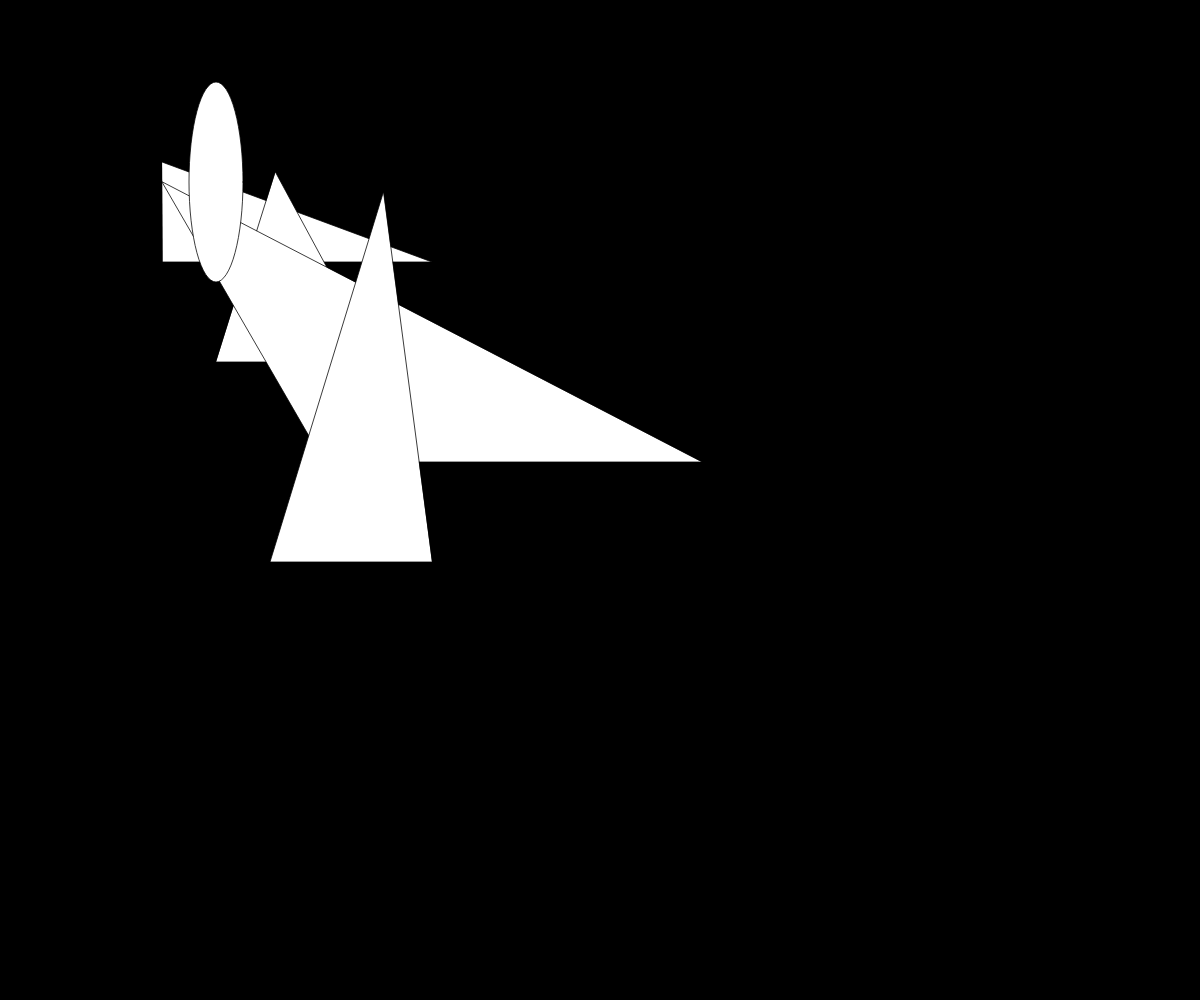
Frame 1 (no input)
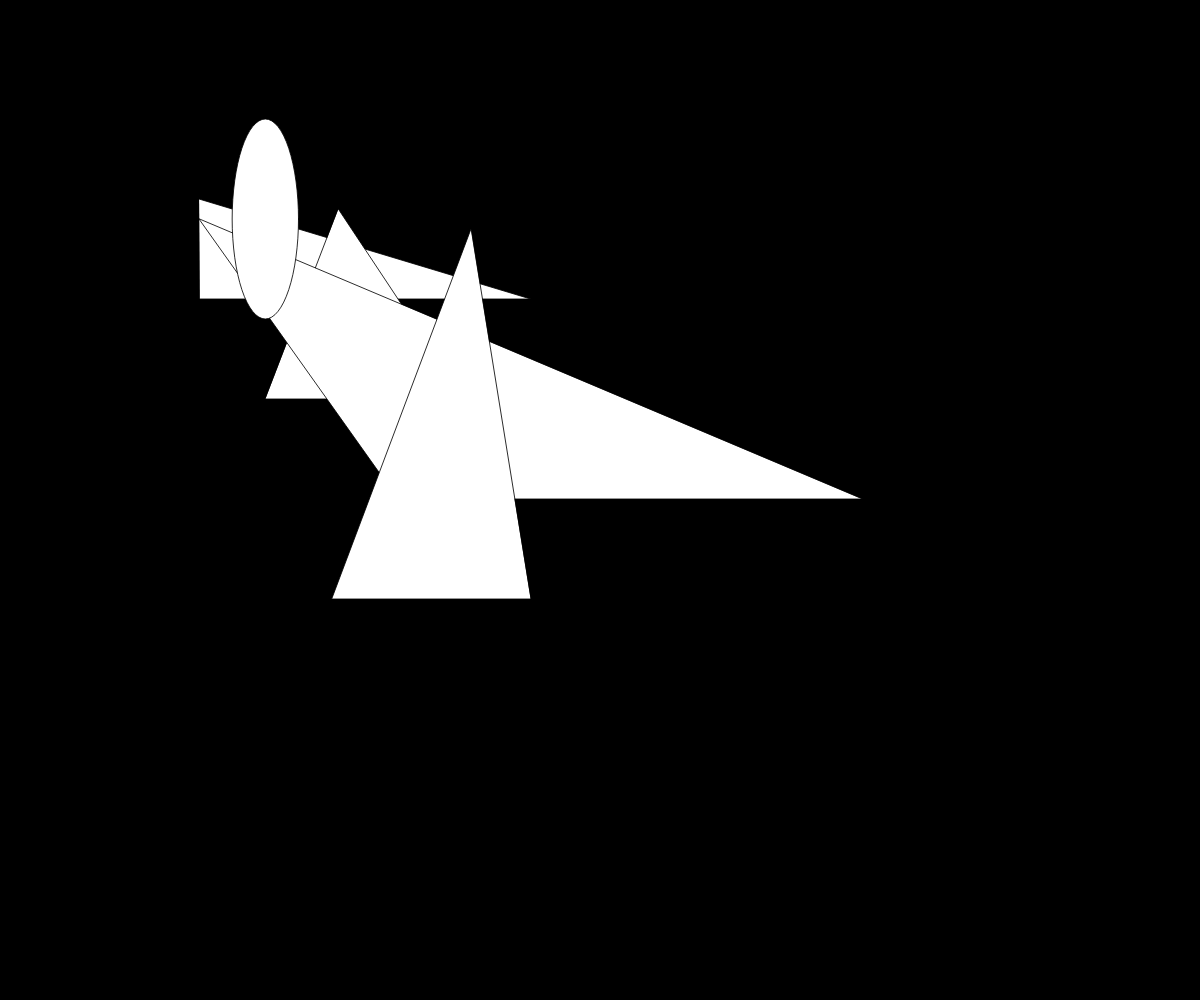
Frame 60 (no input)
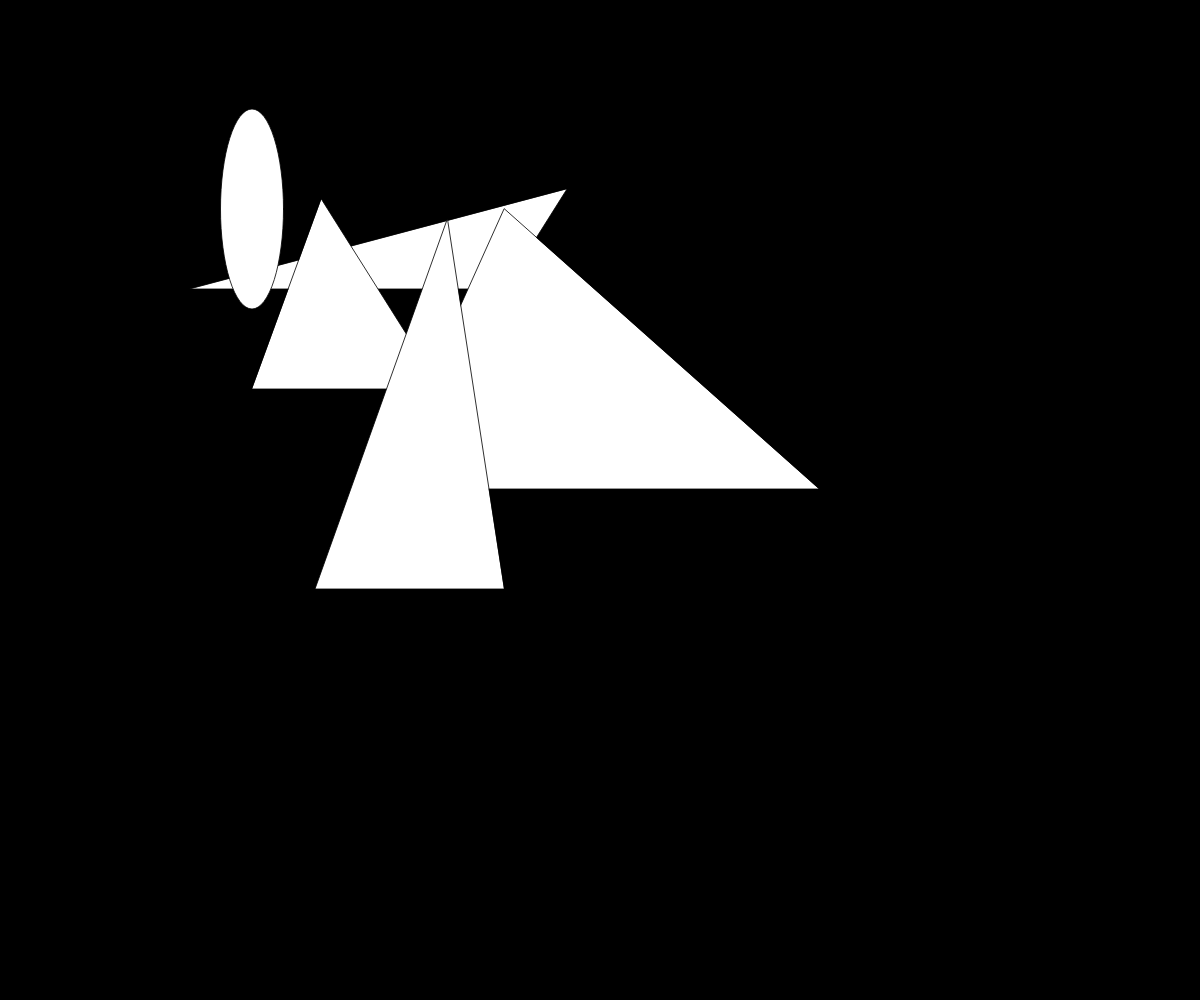
Frame 120 (the mouse pressed at the canvas centre since frame 60)

The p5.js sketch that drew these frames (run headless with seeded random() and noise() and a simulated clock; from frame 60 on, the mouse is pressed at the canvas centre):

// p5.js sketch
// ── sketch.js
function setup() {
    createCanvas(windowWidth, windowHeight);
    frameRate(1000);
}

function draw() {
    background('black');

    let num1 = floor(random(0, 200));
    let num2 = floor(random(0, 100));

    let pos = addThings(num1, num2);

    Shape( pos, pos, pos/300, 1.0 );
}


// add things
function addThings(value1, value2) {
    let result = value1 + value2;
    return result;
}


// 	TRIANGLE FUNCTION
function Shape(pos_x, pos_y, scale_x, scale_y) {
    push(); // <- Begin sandbox

    // scale and position triangles
    translate(pos_x, pos_y);
    scale(scale_x, scale_y);

    // draw triangles
		triangle(1, 100, 500, 100, mouseX, 0);
		triangle(100, 200, 400, 200, 210, 10);
		triangle(1000, 300, 300, 300, mouseY, 20);
		triangle(500, 400, 200, 400, 410, 30);
		ellipse(100, 20, 100, 200 );

    pop(); // <- End sandbox
}
